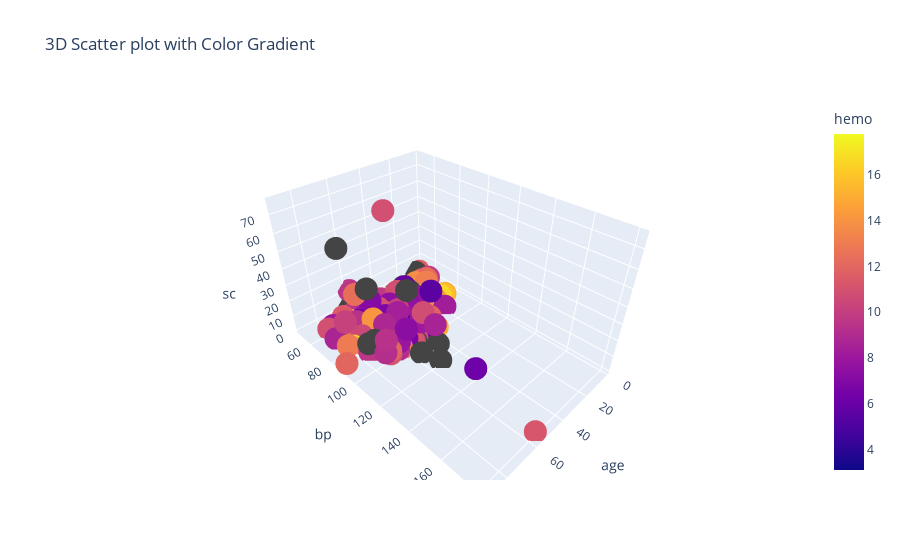

Write notebook code for a chart like this one.
### Code cell
fig=px.scatter_3d(df,x='age',y='bp',z='sc',color='hemo',title='3D Scatter plot with Color Gradient ')
fig.show()

### Figure 1 — Plotly figure (JSON) as saved in the notebook; plotly's stock layout.template omitted (floating-point values rounded to 4 significant figures; data arrays with more than 128 entries replaced by an {"elided": "..."} marker saying what was removed)
{"data": [{"hovertemplate": "age=%{x}<br>bp=%{y}<br>sc=%{z}<br>hemo=%{marker.color}<extra></extra>", "legendgroup": "", "marker": {"color": {"elided": "400 float values"}, "coloraxis": "coloraxis", "symbol": "circle"}, "mode": "markers", "name": "", "scene": "scene", "showlegend": false, "type": "scatter3d", "x": {"elided": "400 int values"}, "y": {"elided": "400 int values"}, "z": {"elided": "400 float values"}}], "layout": {"coloraxis": {"colorbar": {"title": {"text": "hemo"}}, "colorscale": [[0, "#0d0887"], [0.1111, "#46039f"], [0.2222, "#7201a8"], [0.3333, "#9c179e"], [0.4444, "#bd3786"], [0.5556, "#d8576b"], [0.6667, "#ed7953"], [0.7778, "#fb9f3a"], [0.8889, "#fdca26"], [1, "#f0f921"]]}, "legend": {"tracegroupgap": 0}, "scene": {"domain": {"x": [0, 1], "y": [0, 1]}, "xaxis": {"title": {"text": "age"}}, "yaxis": {"title": {"text": "bp"}}, "zaxis": {"title": {"text": "sc"}}}, "title": {"text": "3D Scatter plot with Color Gradient "}}}
